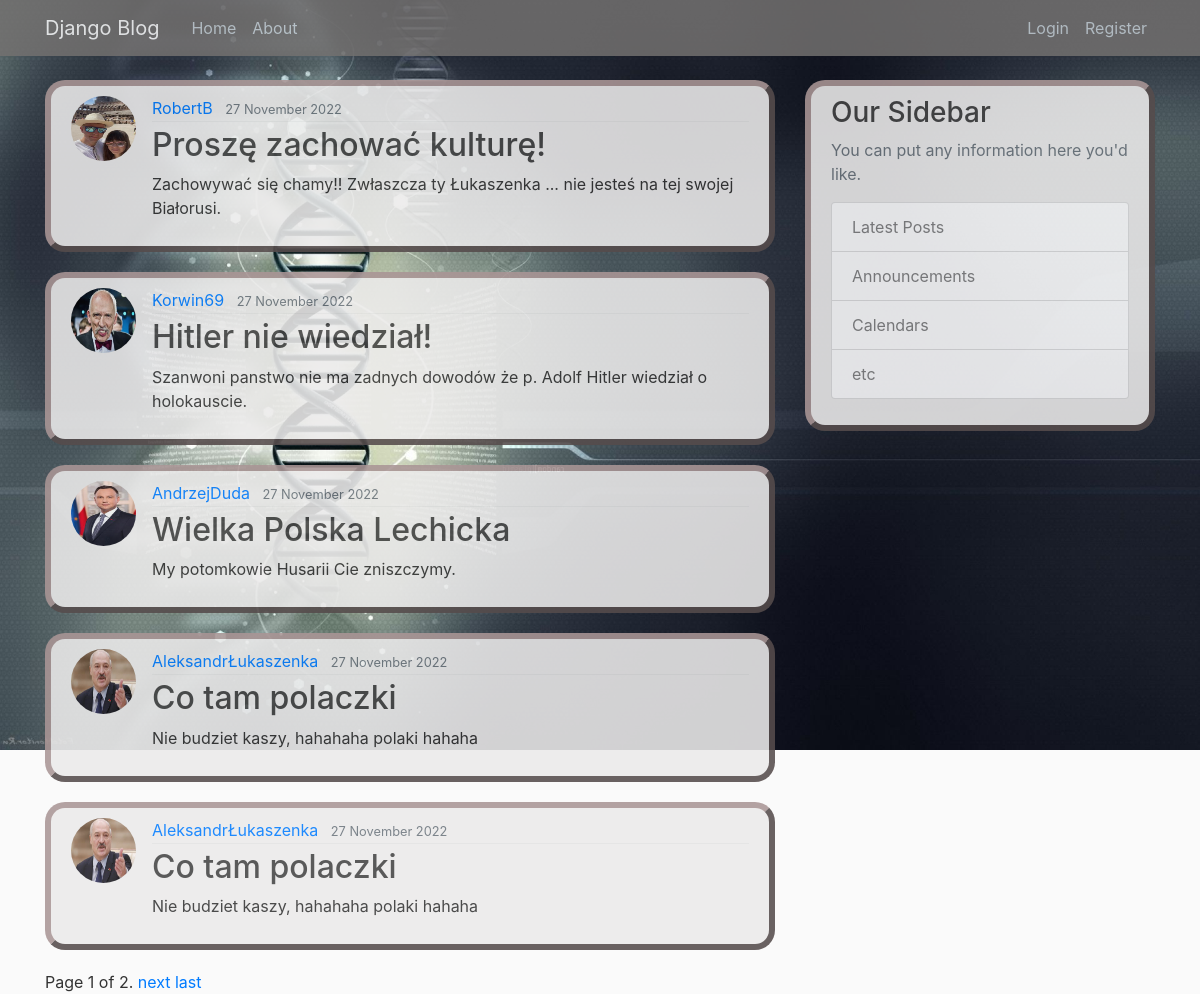
The app's page /, older data.
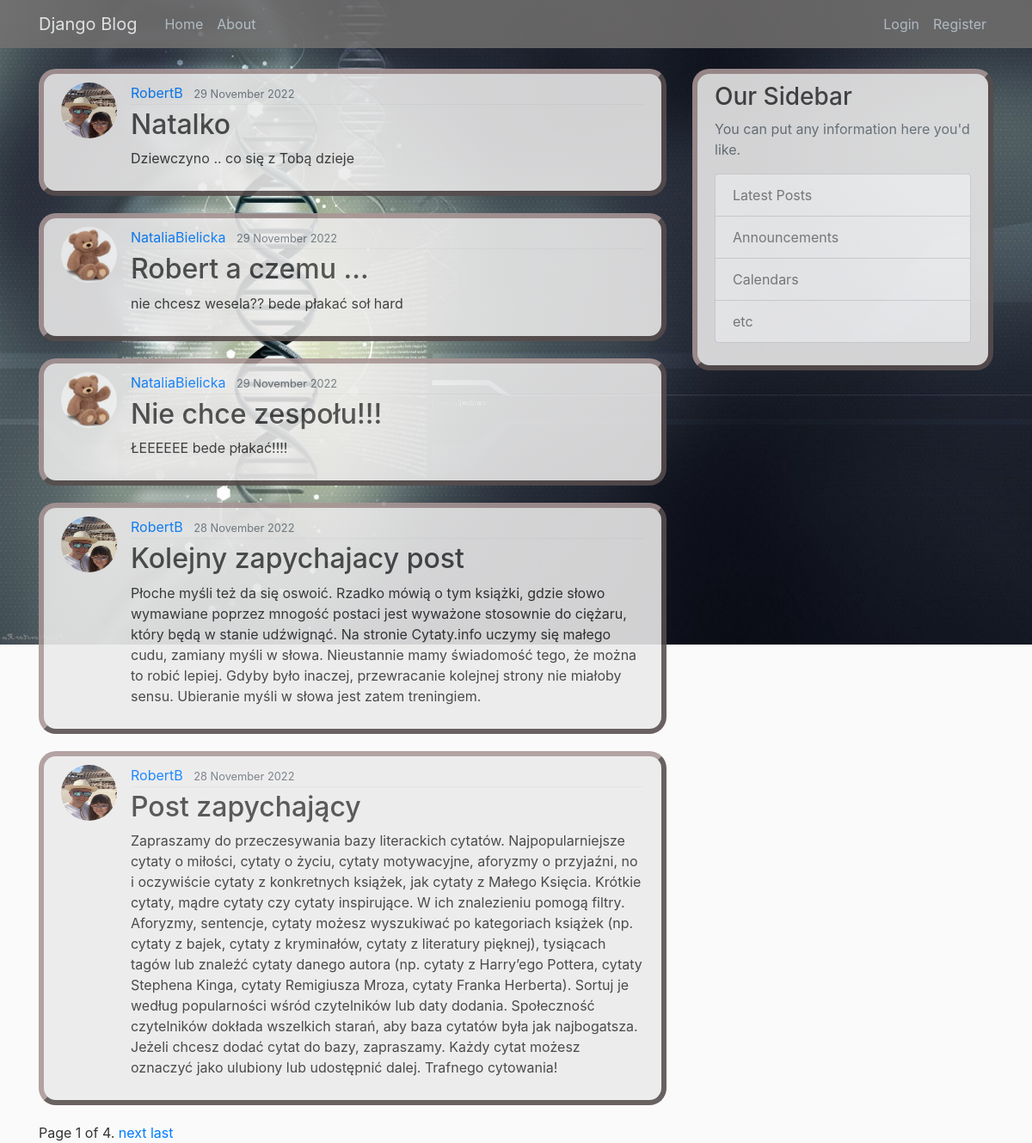
The same page, newer data.
### blog/models.py (models this page shows, shortened)
class Post(models.Model):
    title = models.CharField(max_length=100)
    content = models.TextField()
    date_posted = models.DateTimeField(default=timezone.now)
    author = models.ForeignKey(User, on_delete=models.CASCADE)

### users/models.py (models this page shows, shortened)
class Profile(models.Model):
    user = models.OneToOneField(User, on_delete=models.CASCADE)
    image = models.ImageField(default='default.jpg', upload_to='profile_pics')

### blog/views.py (the view)
# urls.py: path('', views.PostListView.as_view(), name='blog-home'),                         # views.home
class PostListView(ListView):
    model = Post                                              # <----------
    template_name = 'blog/home.html'                          # blog/post_list.html (error domyslna nazwa templatu post_list)  <app>/<model>_<viewtype>.html
    context_object_name = 'posts'                             # domyslna nazwa obiektu to'object'
    ordering = ['-date_posted']                               # - zmiana kolejności
    paginate_by = 5

### blog/templates/blog/home.html (shortened to what this page needs)
{% extends "blog/base.html" %}
{% block content %}
    {% for post in posts %}
         <article class="media content-section">
          <img class="rounded-circle article-img" src="{{ post.author.profile.image.url }}">
             <div class="media-body">
               <div class="article-metadata">
                 <a class="mr-2" href="#">{{ post.author }}</a>
                 <small class="text-muted">{{ post.date_posted|date:"d F Y" }}</small>
               </div>
               <h2><a class="article-title" href="{% url 'post-detail' post.id %}">{{ post.title }}</a></h2>
               <p class="article-content">{{ post.content }}</p>
             </div>
           </article>
    {% endfor %}
    <div class="pagination">
      <span class="step-links">
          <span class="current">
              Page {{ page_obj.number }} of {{ page_obj.paginator.num_pages }}.
          </span>
          {% if page_obj.has_next %}
              <a href="?page={{ page_obj.next_page_number }}">next</a>
              <a href="?page={{ page_obj.paginator.num_pages }}">last</a>
          {% endif %}
      </span>
  </div>
  {% endblock content %}

Row changes from the older to the newer data that the page shows:
no longer on this page (row unchanged): Post: author.profile.image (picture), author "RobertB", date_posted "27 November 2022", title "Proszę zachować kulturę!", content "Zachowywać się chamy!! Zwłaszcza ty Łukaszenka ... nie jesteś na tej swojej Białorusi."
no longer on this page (row unchanged): Post: author.profile.image (picture), author "Korwin69", date_posted "27 November 2022", title "Hitler nie wiedział!", content "Szanwoni panstwo nie ma zadnych dowodów że p. Adolf Hitler wiedział o holokauscie."
no longer on this page (row unchanged): Post: author.profile.image (picture), author "AndrzejDuda", date_posted "27 November 2022", title "Wielka Polska Lechicka", content "My potomkowie Husarii Cie zniszczymy."
no longer on this page (row unchanged): Post: author.profile.image (picture), author "AleksandrŁukaszenka", date_posted "27 November 2022", title "Co tam polaczki", content "Nie budziet kaszy, hahahaha polaki hahaha"
no longer on this page (row unchanged): Post: author.profile.image (picture), author "AleksandrŁukaszenka", date_posted "27 November 2022", title "Co tam polaczki", content "Nie budziet kaszy, hahahaha polaki hahaha"
added Post: author.profile.image (picture), author "RobertB", date_posted "29 November 2022", title "Natalko", content "Dziewczyno .. co się z Tobą dzieje"
added Post: author.profile.image (picture), author "NataliaBielicka", date_posted "29 November 2022", title "Robert a czemu ...", content "nie chcesz wesela?? bede płakać soł hard"
added Post: author.profile.image (picture), author "NataliaBielicka", date_posted "29 November 2022", title "Nie chce zespołu!!!", content "ŁEEEEEE bede płakać!!!!"
added Post: author.profile.image (picture), author "RobertB", date_posted "28 November 2022", title "Kolejny zapychajacy post", content "Płoche myśli też da się oswoić. Rzadko mówią o tym książki, gdzie słowo wymawiane poprzez mnogość postaci jest wyważone stosownie do ciężaru, który będą w stanie udźwignąć. Na stronie Cytaty.info uczymy się małego cudu, zamiany myśli w słowa. Nieustannie mamy świadomość tego, że można to robić lepiej. Gdyby było inaczej, przewracanie kolejnej strony nie miałoby sensu. Ubieranie myśli w słowa jest zatem treningiem."
added Post: author.profile.image (picture), author "RobertB", date_posted "28 November 2022", title "Post zapychający", content "Zapraszamy do przeczesywania bazy literackich cytatów. Najpopularniejsze cytaty o miłości, cytaty o życiu, cytaty motywacyjne, aforyzmy o przyjaźni, no i oczywiście cytaty z konkretnych książek, jak cytaty z Małego Księcia. Krótkie cytaty, mądre cytaty czy cytaty inspirujące. W ich znalezieniu pomogą filtry. Aforyzmy, sentencje, cytaty możesz wyszukiwać po kategoriach książek (np. cytaty z bajek, cytaty z kryminałów, cytaty z literatury pięknej), tysiącach tagów lub znaleźć cytaty danego autora (np. cytaty z Harry’ego Pottera, cytaty Stephena Kinga, cytaty Remigiusza Mroza, cytaty Franka Herberta). Sortuj je według popularności wśród czytelników lub daty dodania. Społeczność czytelników…"
Text that changed along with them:
{{ page_obj.paginator.num_pages }}: "2" → "4"
